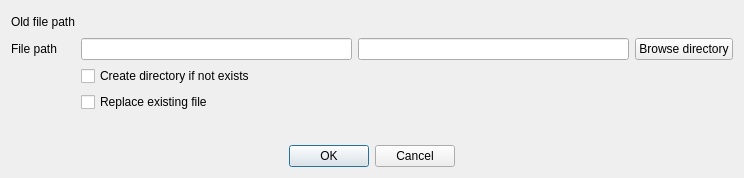
<?xml version="1.0" encoding="UTF-8"?>
<ui version="4.0">
 <class>RenameFileDialog</class>
 <widget class="QDialog" name="RenameFileDialog">
  <property name="geometry">
   <rect>
    <x>0</x>
    <y>0</y>
    <width>744</width>
    <height>178</height>
   </rect>
  </property>
  <property name="windowTitle">
   <string>Dialog</string>
  </property>
  <layout class="QGridLayout" name="gridLayout">
   <item row="2" column="1" colspan="2">
    <widget class="QCheckBox" name="createDirCheckBox">
     <property name="text">
      <string>Create directory if not exists</string>
     </property>
    </widget>
   </item>
   <item row="0" column="1" colspan="3">
    <widget class="QLabel" name="oldFilePathValueLabel">
     <property name="text">
      <string/>
     </property>
    </widget>
   </item>
   <item row="1" column="1">
    <widget class="QLineEdit" name="filePathLineEdit"/>
   </item>
   <item row="0" column="0">
    <widget class="QLabel" name="oldFilePathLabel">
     <property name="text">
      <string>Old file path</string>
     </property>
    </widget>
   </item>
   <item row="5" column="0" colspan="4">
    <widget class="QDialogButtonBox" name="buttonBox">
     <property name="orientation">
      <enum>Qt::Orientation::Horizontal</enum>
     </property>
     <property name="standardButtons">
      <set>QDialogButtonBox::StandardButton::Cancel|QDialogButtonBox::StandardButton::Ok</set>
     </property>
     <property name="centerButtons">
      <bool>true</bool>
     </property>
     <property name="buttonTexts" stdset="0">
      <stringlist>
       <string>Rename file</string>
      </stringlist>
     </property>
    </widget>
   </item>
   <item row="1" column="0">
    <widget class="QLabel" name="label">
     <property name="text">
      <string>File path</string>
     </property>
    </widget>
   </item>
   <item row="3" column="1">
    <widget class="QCheckBox" name="overwriteCheckBox">
     <property name="text">
      <string>Replace existing file</string>
     </property>
    </widget>
   </item>
   <item row="1" column="2">
    <widget class="QLineEdit" name="fileNameLineEdit"/>
   </item>
   <item row="1" column="3">
    <widget class="QPushButton" name="browseDIrectoryPushButton">
     <property name="text">
      <string>Browse directory</string>
     </property>
    </widget>
   </item>
   <item row="4" column="0">
    <widget class="QLabel" name="targetFileInfoLabel">
     <property name="text">
      <string/>
     </property>
    </widget>
   </item>
  </layout>
 </widget>
 <resources/>
 <connections>
  <connection>
   <sender>buttonBox</sender>
   <signal>accepted()</signal>
   <receiver>RenameFileDialog</receiver>
   <slot>accept()</slot>
   <hints>
    <hint type="sourcelabel">
     <x>248</x>
     <y>254</y>
    </hint>
    <hint type="destinationlabel">
     <x>157</x>
     <y>274</y>
    </hint>
   </hints>
  </connection>
  <connection>
   <sender>buttonBox</sender>
   <signal>rejected()</signal>
   <receiver>RenameFileDialog</receiver>
   <slot>reject()</slot>
   <hints>
    <hint type="sourcelabel">
     <x>316</x>
     <y>260</y>
    </hint>
    <hint type="destinationlabel">
     <x>286</x>
     <y>274</y>
    </hint>
   </hints>
  </connection>
 </connections>
</ui>
